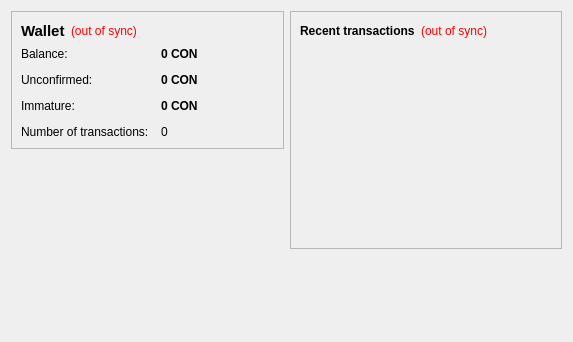
<?xml version="1.0" encoding="UTF-8"?>
<ui version="4.0">
 <class>OverviewPage</class>
 <widget class="QWidget" name="OverviewPage">
  <property name="geometry">
   <rect>
    <x>0</x>
    <y>0</y>
    <width>573</width>
    <height>342</height>
   </rect>
  </property>
  <property name="windowTitle">
   <string>Form</string>
  </property>
  <layout class="QHBoxLayout" name="horizontalLayout" stretch="1,1">
   <item>
    <layout class="QVBoxLayout" name="verticalLayout_2">
     <item>
      <widget class="QFrame" name="frame">
       <property name="frameShape">
        <enum>QFrame::StyledPanel</enum>
       </property>
       <property name="frameShadow">
        <enum>QFrame::Raised</enum>
       </property>
       <layout class="QVBoxLayout" name="verticalLayout_4">
        <item>
         <layout class="QHBoxLayout" name="horizontalLayout_4">
          <item>
           <widget class="QLabel" name="label_5">
            <property name="font">
             <font>
              <pointsize>11</pointsize>
              <weight>75</weight>
              <bold>true</bold>
             </font>
            </property>
            <property name="text">
             <string>Wallet</string>
            </property>
           </widget>
          </item>
          <item>
           <widget class="QLabel" name="labelWalletStatus">
            <property name="toolTip">
             <string>The displayed information may be out of date. Your wallet automatically synchronizes with the Coino network after a connection is established, but this process has not completed yet.</string>
            </property>
            <property name="styleSheet">
             <string notr="true">QLabel { color: red; }</string>
            </property>
            <property name="text">
             <string notr="true">(out of sync)</string>
            </property>
            <property name="alignment">
             <set>Qt::AlignLeading|Qt::AlignLeft|Qt::AlignVCenter</set>
            </property>
           </widget>
          </item>
          <item>
           <spacer name="horizontalSpacer_2">
            <property name="orientation">
             <enum>Qt::Horizontal</enum>
            </property>
            <property name="sizeHint" stdset="0">
             <size>
              <width>40</width>
              <height>20</height>
             </size>
            </property>
           </spacer>
          </item>
         </layout>
        </item>
        <item>
         <layout class="QFormLayout" name="formLayout_2">
          <property name="fieldGrowthPolicy">
           <enum>QFormLayout::AllNonFixedFieldsGrow</enum>
          </property>
          <property name="horizontalSpacing">
           <number>12</number>
          </property>
          <property name="verticalSpacing">
           <number>12</number>
          </property>
          <item row="0" column="0">
           <widget class="QLabel" name="label">
            <property name="text">
             <string>Balance:</string>
            </property>
           </widget>
          </item>
          <item row="0" column="1">
           <widget class="QLabel" name="labelBalance">
            <property name="font">
             <font>
              <weight>75</weight>
              <bold>true</bold>
             </font>
            </property>
            <property name="cursor">
             <cursorShape>IBeamCursor</cursorShape>
            </property>
            <property name="toolTip">
             <string>Your current balance</string>
            </property>
            <property name="text">
             <string notr="true">0 CON</string>
            </property>
            <property name="textInteractionFlags">
             <set>Qt::LinksAccessibleByMouse|Qt::TextSelectableByKeyboard|Qt::TextSelectableByMouse</set>
            </property>
           </widget>
          </item>
          <item row="1" column="0">
           <widget class="QLabel" name="label_3">
            <property name="text">
             <string>Unconfirmed:</string>
            </property>
           </widget>
          </item>
          <item row="1" column="1">
           <widget class="QLabel" name="labelUnconfirmed">
            <property name="font">
             <font>
              <weight>75</weight>
              <bold>true</bold>
             </font>
            </property>
            <property name="cursor">
             <cursorShape>IBeamCursor</cursorShape>
            </property>
            <property name="toolTip">
             <string>Total of transactions that have yet to be confirmed, and do not yet count toward the current balance</string>
            </property>
            <property name="text">
             <string notr="true">0 CON</string>
            </property>
            <property name="textInteractionFlags">
             <set>Qt::LinksAccessibleByMouse|Qt::TextSelectableByKeyboard|Qt::TextSelectableByMouse</set>
            </property>
           </widget>
          </item>
          <item row="3" column="0">
           <widget class="QLabel" name="label_2">
            <property name="text">
             <string>Number of transactions:</string>
            </property>
           </widget>
          </item>
          <item row="3" column="1">
           <widget class="QLabel" name="labelNumTransactions">
            <property name="toolTip">
             <string>Total number of transactions in wallet</string>
            </property>
            <property name="text">
             <string notr="true">0</string>
            </property>
           </widget>
          </item>
          <item row="2" column="0">
           <widget class="QLabel" name="labelImmatureText">
            <property name="text">
             <string>Immature:</string>
            </property>
           </widget>
          </item>
          <item row="2" column="1">
           <widget class="QLabel" name="labelImmature">
            <property name="font">
             <font>
              <weight>75</weight>
              <bold>true</bold>
             </font>
            </property>
            <property name="toolTip">
             <string>Mined balance that has not yet matured</string>
            </property>
            <property name="text">
             <string notr="true">0 CON</string>
            </property>
            <property name="textInteractionFlags">
             <set>Qt::LinksAccessibleByMouse|Qt::TextSelectableByKeyboard|Qt::TextSelectableByMouse</set>
            </property>
           </widget>
          </item>
         </layout>
        </item>
       </layout>
      </widget>
     </item>
     <item>
      <spacer name="verticalSpacer">
       <property name="orientation">
        <enum>Qt::Vertical</enum>
       </property>
       <property name="sizeHint" stdset="0">
        <size>
         <width>20</width>
         <height>40</height>
        </size>
       </property>
      </spacer>
     </item>
    </layout>
   </item>
   <item>
    <layout class="QVBoxLayout" name="verticalLayout_3">
     <item>
      <widget class="QFrame" name="frame_2">
       <property name="frameShape">
        <enum>QFrame::StyledPanel</enum>
       </property>
       <property name="frameShadow">
        <enum>QFrame::Raised</enum>
       </property>
       <layout class="QVBoxLayout" name="verticalLayout">
        <item>
         <layout class="QHBoxLayout" name="horizontalLayout_2">
          <item>
           <widget class="QLabel" name="label_4">
            <property name="text">
             <string>&lt;b&gt;Recent transactions&lt;/b&gt;</string>
            </property>
           </widget>
          </item>
          <item>
           <widget class="QLabel" name="labelTransactionsStatus">
            <property name="toolTip">
             <string>The displayed information may be out of date. Your wallet automatically synchronizes with the Coino network after a connection is established, but this process has not completed yet.</string>
            </property>
            <property name="styleSheet">
             <string notr="true">QLabel { color: red; }</string>
            </property>
            <property name="text">
             <string notr="true">(out of sync)</string>
            </property>
            <property name="alignment">
             <set>Qt::AlignRight|Qt::AlignTrailing|Qt::AlignVCenter</set>
            </property>
           </widget>
          </item>
          <item>
           <spacer name="horizontalSpacer">
            <property name="orientation">
             <enum>Qt::Horizontal</enum>
            </property>
            <property name="sizeHint" stdset="0">
             <size>
              <width>40</width>
              <height>20</height>
             </size>
            </property>
           </spacer>
          </item>
         </layout>
        </item>
        <item>
         <widget class="QListView" name="listTransactions">
          <property name="styleSheet">
           <string notr="true">QListView { background: transparent; }</string>
          </property>
          <property name="frameShape">
           <enum>QFrame::NoFrame</enum>
          </property>
          <property name="verticalScrollBarPolicy">
           <enum>Qt::ScrollBarAlwaysOff</enum>
          </property>
          <property name="horizontalScrollBarPolicy">
           <enum>Qt::ScrollBarAlwaysOff</enum>
          </property>
          <property name="selectionMode">
           <enum>QAbstractItemView::NoSelection</enum>
          </property>
         </widget>
        </item>
       </layout>
      </widget>
     </item>
     <item>
      <spacer name="verticalSpacer_2">
       <property name="orientation">
        <enum>Qt::Vertical</enum>
       </property>
       <property name="sizeHint" stdset="0">
        <size>
         <width>20</width>
         <height>40</height>
        </size>
       </property>
      </spacer>
     </item>
    </layout>
   </item>
  </layout>
 </widget>
 <resources/>
 <connections/>
</ui>
